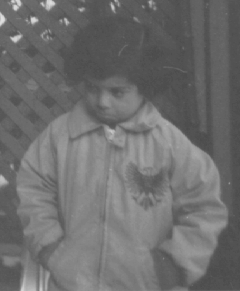
%> input picture 435eces/assgn1/pout.tif, 240 x 291 px
$ octave assgn1_code_1.m   (GNU Octave 9; MATLAB toolbox functions it lacks are replaced by stand-ins)
%> lines starting %> are read from the running program, lines starting %| are printed output that depends on the picture
%% ECES 435 - Homework 1 - 01/17/2020
%% Names: Tai Nguyen, Hieu Mai

clear; close all; clc

%% PART 1

input1 = imread("pout.tif");
%> input1 is the input picture: size 291x240 uint8; min 74, max 224, mean 110.3

figure(1)

subplot(4,2,1)
imshow(input1)
title('Original image')

subplot(4,2,2)
imhist(input1)
title('Histogram of original image')

subplot(4,2,3)
output1_1 = gamma_correction(input1, 0.5);
%> in gamma_correction, `output = uint8(255.*(((double(input))./255).^gamma));`:
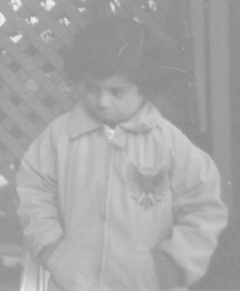
%> output: size 291x240 uint8; min 137, max 239, mean 166.8
imshow(output1_1)
title('Gamma = 0.5')

subplot(4,2,4)
imhist(output1_1)
title('Histogram of gamma corrected image with gamma = 0.5')

subplot(4,2,5)
output1_2 = gamma_correction(input1, 1);
imshow(output1_2)
title('Gamma = 1')

subplot(4,2,6)
imhist(output1_2)
title('Histogram of gamma corrected image with gamma = 1')

subplot(4,2,7)
output1_3 = gamma_correction(input1, 1.5);
%> call 3 of gamma_correction, with gamma = 1.5
%> in gamma_correction (call 3), `output = uint8(255.*(((double(input))./255).^gamma));`:
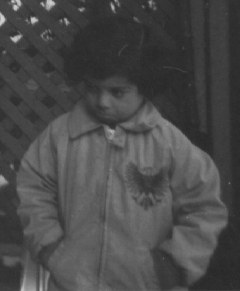
%> output: size 291x240 uint8; min 40, max 210, mean 73.7
imshow(output1_3)
title('Gamma = 1.5')

subplot(4,2,8)
imhist(output1_3)
title('Histogram of gamma corrected image with gamma = 1.5')
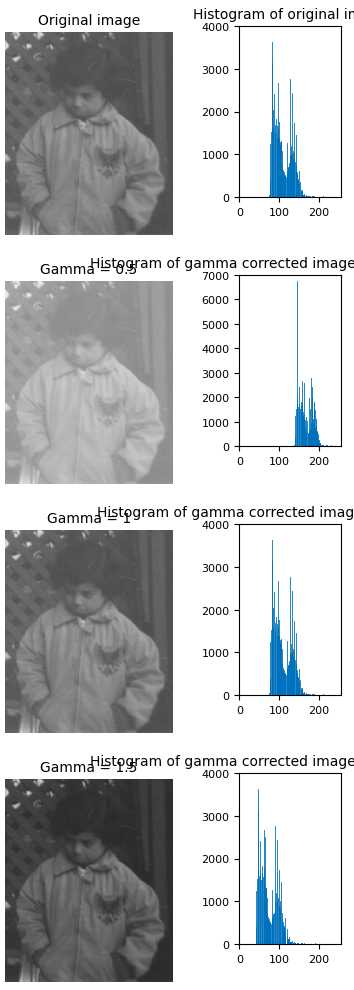
%> figure redrawn from the program's plot data, 8 panels

% Answer to question:
% If gamma = 1, the image stays unchanged.
% If gamma < 1, the image becomes brighter with lower contrast.
% If gamma > 1, the image becomes darker with higher contrast.

%%

input2 = imread("MoonPhobos.tif");
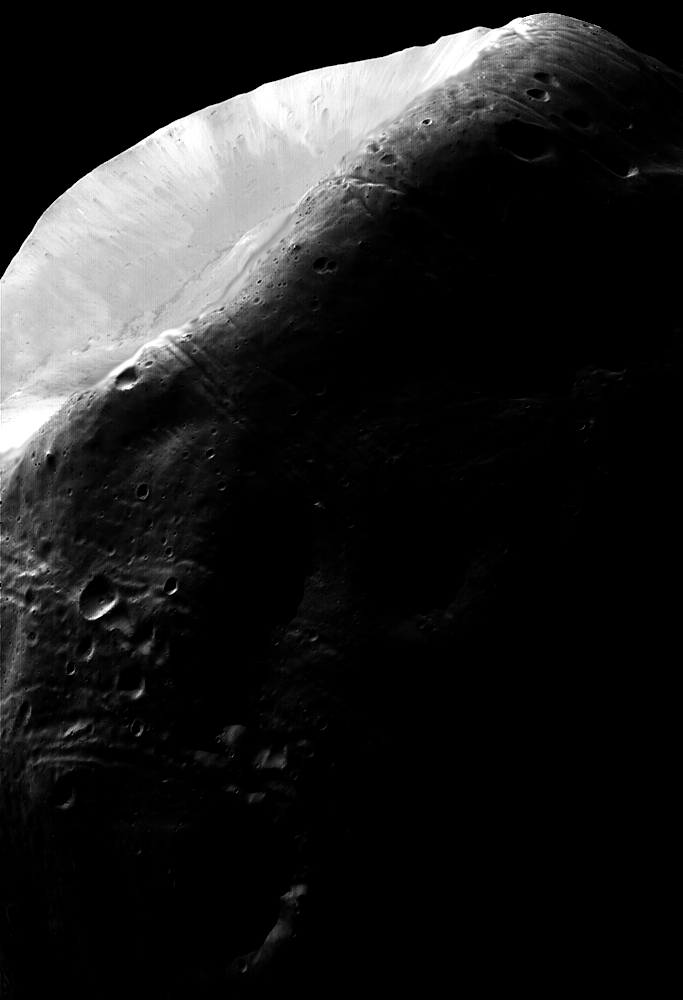
%> input picture 435eces/assgn1/MoonPhobos.tif, 683 x 1000 px
%> input2 is the input picture: size 1000x683 uint8; min 0, max 255, mean 31.7

figure(2)

subplot(3,2,1)
imshow(input2)
title("Original image")

subplot(3,2,2)
imhist(input2)
title("Histogram of original image")

subplot(3,2,3)
output2_1 = gamma_correction(input2, 0.35);
%> call 4 of gamma_correction, with gamma = 0.35
%> in gamma_correction (call 4), `output = uint8(255.*(((double(input))./255).^gamma));`:
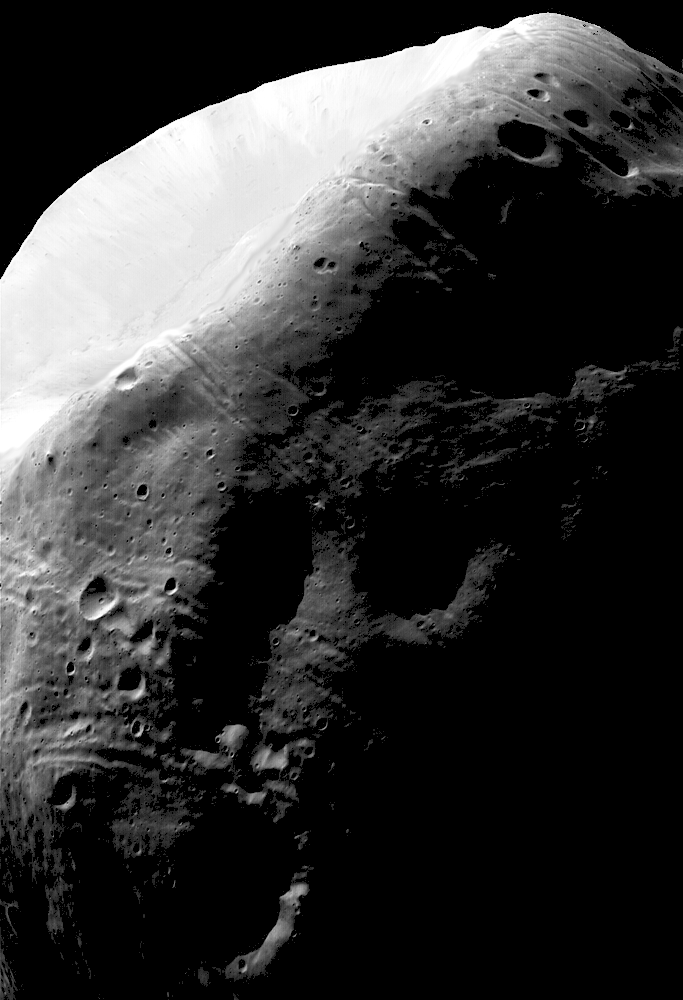
%> output: size 1000x683 uint8; min 0, max 255, mean 53
imshow(output2_1)
title("Gamma = 0.35")

subplot(3,2,4)
imhist(output2_1)
title("Histogram of gamma corrected image");

subplot(3,2,5)
output2_2 = histeq(input2);
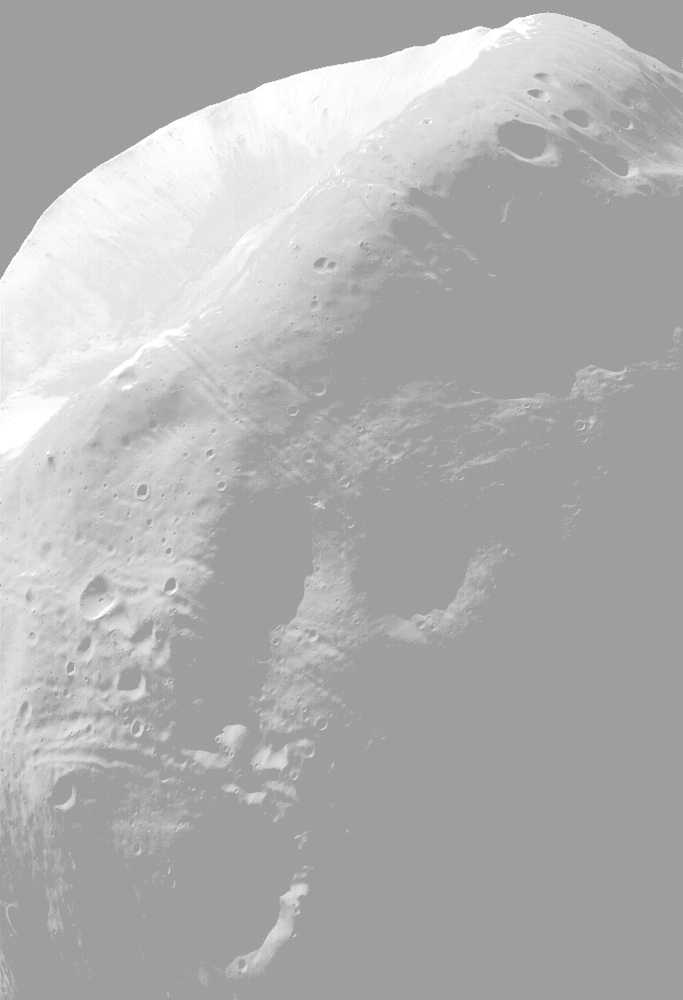
%> output2_2: size 1000x683 uint8; min 158, max 255, mean 176.5
imshow(output2_2)
title("Histogram-equalized image");

subplot(3,2,6)
imhist(output2_2)
title("Histogram of the hist-equalized image")
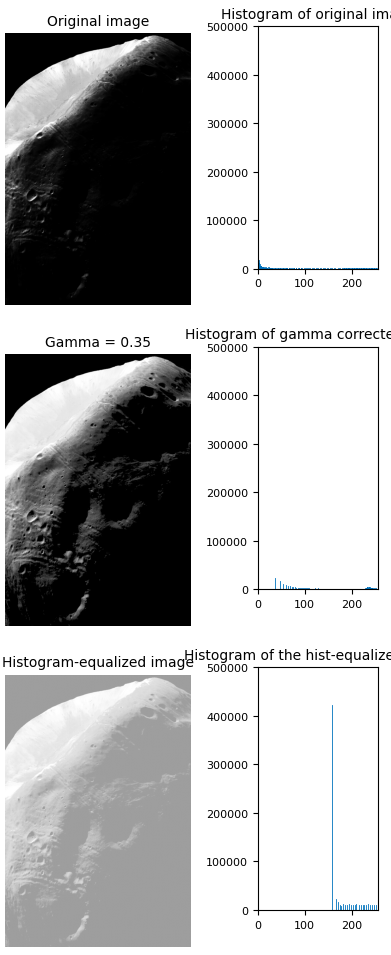
%> figure redrawn from the program's plot data, 6 panels

% Answer to question:
% The image processed with the gamma correction function has better
% contrast than the one obtained through histogram equalization, but the
% latter is brighter.

%% PART 2

%> the run ends on the next line
input3 = imread("moon.tiff");
% [138 lines not run here, left out]
function output = gamma_correction(input, gamma)
    % This function perform gamma correction on an input image, represented
    % as a matlab 2D matrix.
    %
    % input: 2D matrix of the image
    % alpha: scalar defining how stretched is the pixel histogram of the
    % image
    % output: 2D matrix of the gamma-corrected image

    output = uint8(255.*(((double(input))./255).^gamma));

end
